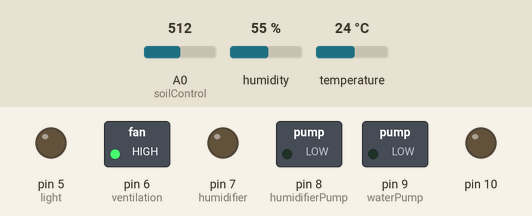
This sketch was run on a simulated Arduino Uno, built with avr-gcc and run on an emulated ATmega328P. Parts: switched loads named in the sketch (green lamp = pin HIGH), output pins drawn as LEDs (lit = HIGH). Inputs (shaded band) come from the test bench; at power-on: A0 (soilControl) = 512, humidity 55 %, temperature 24 °C. Storage starts empty.

Above: at 0.1 s.
At 20.1 s:
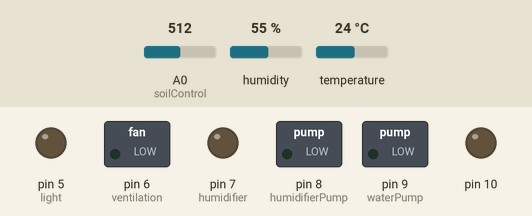
At 60.2 s:
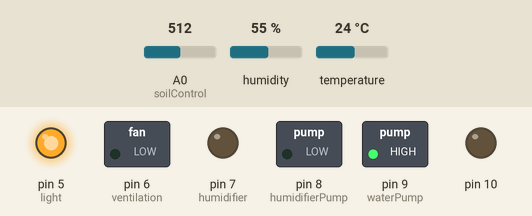
At 70.2 s:
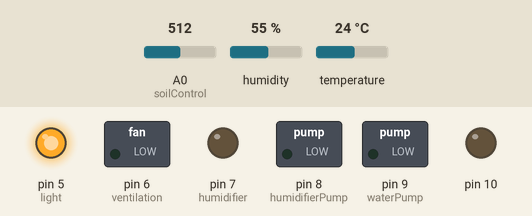
Timing chart, 0 to 71.7 s (numbered marks = the images above):
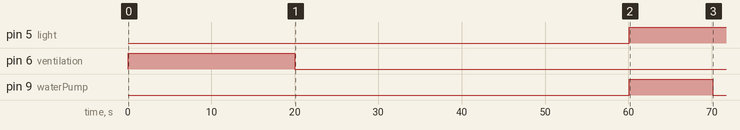

The sketch:

GreenhouseV0.6.ino
```cpp
#include <TimeLib.h>

#include <SPI.h>
#include <SD.h>
#include "DHT.h"
#include <Wire.h>

const int chipSelect = 4;

#define light 5 // значение пина подсветки
#define waterPump 9 // значение пина поливочного насоса
#define humidifierPump  8 // значение пина насоса подачи воды в увлажнитель воздуха
#define humidifier  7 // значение пина увлажнителя воздуха
#define ventilation  6 // значение пина кулера вентиляции теплицы

Sd2Card card;
SdVolume volume;
SdFile root;

#define waterAlert  3 //значение пина сигнализации отсутствия воды в основном баке воды

#define DHTPIN 2 // номер пина, к которому подключен датчик температуры и влажности
#define DHTTYPE DHT22 // выбор типа датчика темп. ивлажн.
DHT dht(DHTPIN, DHTTYPE); // создаём объект для работы с датчиком и передаём ему номер пина

#define soilControl A0 // значение пина контроля влажности почвы
#define TankWaterControl  A1 // контроль уровня воды в основном резервуаре воды
//#define humidifierWaterControl  A2 // контроль уровня воды в резервуаре увлажнителя

const int ventilationTime = 20;
boolean state = false;

int soilHumidity;

const int dawnHour = 0; // Час начала светового дня
const int dawnMinute = 1; // Минута начала светового дня
const int duskHour = 13; // Час начала световой ночи
const int duskMinute = 59; // Минута начала световой ночи

// Переменная для хранения текущего времени суток
boolean isDay = true;

void setup() {
  //Serial.begin(9600);
  SD.begin(chipSelect);
  dht.begin(); // запуск DHT22

  pinMode(light, OUTPUT); //инициализация пина света
  pinMode(waterPump, OUTPUT); //инициализация пина водяного насоса
  pinMode(humidifierPump, OUTPUT); //инициализация пина насоса увлажнителя
  pinMode(humidifier, OUTPUT); //инициализация пина увлажнителя
  pinMode(SS, OUTPUT); //инициализация пина модуля SD карты
  pinMode(ventilation, OUTPUT); //инициализация пина модуля вентиляции
  //pinMode(humidifierWaterControl, INPUT); //инициализация пина контроля уровня воды в увлажнителе
  pinMode(TankWaterControl, INPUT); //инициализация пина контроля уровня воды в основном баке
  pinMode(soilControl, INPUT); // инициализация пина определения влажности почвы

}

void loop() {

  int currentHour = hour();
  int currentMinute = minute();
  //Serial.println("Start");
  //Serial.print("Hour: ");
  //Serial.print(currentHour);
  //Serial.print("Minute: ");
  //Serial.print(currentMinute);
  if ((currentHour >= dawnHour && currentMinute >= dawnMinute) && (currentHour < duskHour || (currentHour == duskHour && currentMinute < duskMinute))) {
    // Световой день
    if (!isDay) {
      digitalWrite(light, HIGH);
      // Включаем освещение


      String dataString = "";
      int h = dht.readHumidity(); //получение значения влажности воздуха
      int t = dht.readTemperature(); //получение значения температуры воздуха
      soilHumidity = map(analogRead(soilControl),0, 255, 0, 99); // получение значения влажности почвы в значениях от 0 до 99;

      dataString = "Time from mc startup: " + String(currentHour)+ ":" + String(currentMinute) + "Humidity: " + String(h) + "% " + " Temperature: " + String(t) + " Soil Humidity: " + String(soilHumidity) + "TankWaterControl: " + String(TankWaterControl);
      //Serial.println(dataString);
      File dataFile = SD.open("datalog.txt", FILE_WRITE);

      // если файл лога SD карты доступен, в него будут записываться данные с датчиков:
      if (dataFile) {
        dataFile.println(dataString);
        dataFile.close();
      }


      //Serial.println(h);
      //Serial.println(t);


      h = dht.readHumidity();

      if (h < 50 ) { // если влажность воздуха низкая, будет включаться увлажнитель. влажность можно повысить только в ограниченном пространстве.
      String humidifierLog = "";

      humidifierLog = "Time from mc startup: " + String(currentHour)+ ":" + String(currentMinute) + "Air humidity:" + String(h) + "humidifier activated";
      //Serial.println(dataString);
      File dataFile = SD.open("datalog.txt", FILE_WRITE);

      // если файл лога SD карты доступен, в него будут записываться данные с датчиков:
      if (dataFile) {
        dataFile.println(humidifierLog);
        dataFile.close();
      }
        digitalWrite(humidifier, HIGH);
        delay(60000);
        digitalWrite(humidifier, LOW);
        digitalWrite(humidifierPump, HIGH);
        delay(4000);
        digitalWrite(humidifierPump, LOW);

      }


      if (map(analogRead(TankWaterControl), 0, 255, 0, 99) <= 20) { //если воды в основном баке мало, сигнализация активируется и будет пищать пока не нальют воды
      String waterTankLog = "";

      waterTankLog = "Time from mc startup: " + String(currentHour)+ ":" + String(currentMinute) + "Low water level in reservoir:" + String(map(analogRead(TankWaterControl), 0, 255, 0, 99)) ;
      //Serial.println(dataString);
      File dataFile = SD.open("datalog.txt", FILE_WRITE);

      // если файл лога SD карты доступен, в него будут записываться данные с датчиков:
      if (dataFile) {
        dataFile.println(waterTankLog);
        dataFile.close();
      }
        tone(waterAlert, 300, 1000);
        delay(10000);
        noTone(waterAlert);
      }


      soilHumidity = map(analogRead(soilControl),0, 255, 0, 99);

      if (soilHumidity >= 120) { //если почва сухая, включится насос полива.
        digitalWrite(waterPump, HIGH);
        delay(10000);
        digitalWrite(waterPump,LOW);
       String soilHumidityLog = "Time from mc startup: " + String(currentHour)+ ":" + String(currentMinute) + "Soil humidity:" + String(soilHumidity) + "Soil pump activated";
      //Serial.println(dataString);
      File dataFile = SD.open("datalog.txt", FILE_WRITE);

      // если файл лога SD карты доступен, в него будут записываться данные с датчиков:
      if (dataFile) {
        dataFile.println(soilHumidityLog);
        dataFile.close();
      }

      }


      isDay = true;
    }
  }

  else {
    // Световая ночь
    if (isDay) {
      // Выключаем освещение
      digitalWrite(light, LOW);
      digitalWrite(ventilation, HIGH);
      delay(20000);
      digitalWrite(ventilation, LOW);
      isDay = false;
    }
  }

  delay(1000); // Ждем 1 секунду
}
```

Measured:
- by itself, pin 5 (light): LOW → HIGH at 60.1 s
- by itself, pin 6 (ventilation): LOW → HIGH at 0.02 s, → LOW 20.0 s later
- by itself, pin 9 (waterPump): LOW → HIGH at 60.1 s, → LOW 10.0 s later
